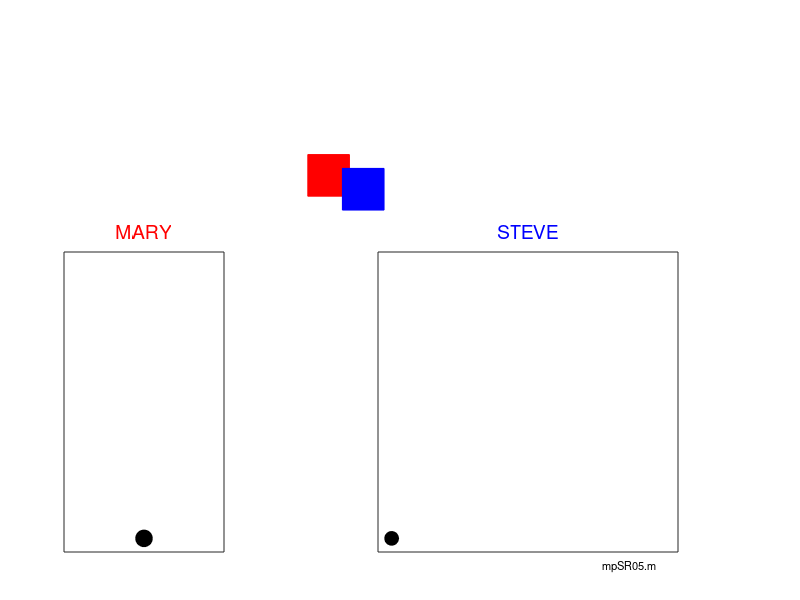

Reproduce this figure in MATLAB. (Note: this script raises an error after producing the figure.)
% mpSR03.m
% 190618  Matlab R2018b

% SPECIAL RELATIVITY ANIMATIONS
% Motion is relative;
%  A ball is thrown into the air.
%  Is the path of the ball a straight line or a parabola?
% The answer depends upon the observer

% DOING PHYSICS ONLINE 
%    ../mphome.htm
% Scripts
%     http://www.physics.usyd.edu.au/teach_res/mp/mscripts/

% VISUAL PHYSICS ONLINE
%    http://www.physics.usyd.edu.au/teach_res/hsp/sp/spHome.htm

% Documentation
%   http://www.physics.usyd.edu.au/teach_res/hsp/sp/mod72/mod72A.htm
% Ian Cooper  ian.cooper@sydney.edu.au
% School of Physics, University of Sydney

close all
clear
clc

% ANIMATION and GIF file ==============================================

% file name for animated gif   
    ag_name = 'ag_SR.gif'; 
% Delay in seconds before displaying the next image  
    delay = 0.1;
    frame1 = 0;

% SETUP ===============================================================

% Acceleration due to gravity
  ay = -10;
% Initial velocities
  v1x = 5;
  v1y = 20;
% Number of time steps
  nT = 51;

  
% CALCULATIONS  =======================================================

% Time
  tMax = abs(2*v1y/ay);
  t = linspace(0,tMax, nT);
% Displacements
  x = v1x.*t;
  y = v1y.*t + 0.5.*ay.*t.^2;
  
  
% GRAPHICS ============================================================

 figure(1)
   pos = [0.02 0.05 0.3 0.60];
   set(gcf,'Units','normalized')
   set(gcf,'Position',pos)
   set(gcf,'color','w')

   
 for cc = 1 : nT 
     
 % Mary -----------------------------------------------------    
 subplot('position',[0.08,0.08,0.2,0.50])
     xP = 0; yP = y(cc);
     Hplot = plot(xP,yP,'ok');
     set(Hplot,'markerfacecolor','k','markersize',12)
     hold on
     xlim([-1 1])
     ylim([-1 21])  
     
     set(gca,'fontsize',14)
     H = title('MARY'); 
     set(H,'fontweight','normal','color','r','fontsize',14)
     
     hold off
     set(gca,'xtick',[])
     set(gca,'ytick',[])
     
 % Steve --------------------------------------------------------------
  subplot('position',[0.36,0.08,0.6,0.50])
     xP = x(cc); yP = y(cc);
     Hplot = plot(xP,yP,'ok');
     set(Hplot,'markerfacecolor','k','markersize',10)
     hold on
    
     set(gca,'fontsize',14)
     H = title('STEVE'); 
     set(H,'fontweight','normal','color','b','fontsize',14)
     txt = '  mpSR05.m';
     H = text(15,-2,txt);
     set(H,'fontweight','normal','color','k','fontsize',8)
     set(gca,'xtick',[])
     set(gca,'ytick',[])
     axis equal
     hold off
     xlim([-1 21])
     ylim([-1 21])  
 
 % Steve and Mary --------------------------------------------------------------
 subplot('position',[0.08,0.65,0.8,0.30])
     xP = x(cc); yP = y(cc);
     Hplot = plot(xP,yP,'ok');
     set(Hplot,'markerfacecolor','k','markersize',10)
     hold on
     xP = x(cc); yP = 0;
     Hplot = plot(xP,yP,'sr');
     set(Hplot,'markerfacecolor','r','markersize',30)
     
     xP = 5; yP = -2;
     Hplot = plot(xP,yP,'sb');
     set(Hplot,'markerfacecolor','b','markersize',30)

     set(gca,'fontsize',14)
    
     set(gca,'ytick',[]) 
     axis equal
    
     xlim([-5 21])
     ylim([-5 21]) 
     axis off
     
     pause(0.1)
     hold off
  
         frame1 = frame1 + 1;
         frame = getframe(1);
         im = frame2im(frame);
         [imind,cm] = rgb2ind(im,256);
         % On the first loop, create the file. In subsequent loops, append.
         if frame1 == 1
           imwrite(imind,cm,ag_name,'gif','DelayTime',delay,'loopcount',inf);
         else
           imwrite(imind,cm,ag_name,'gif','DelayTime',delay,'writemode','append');
         end
end

   
